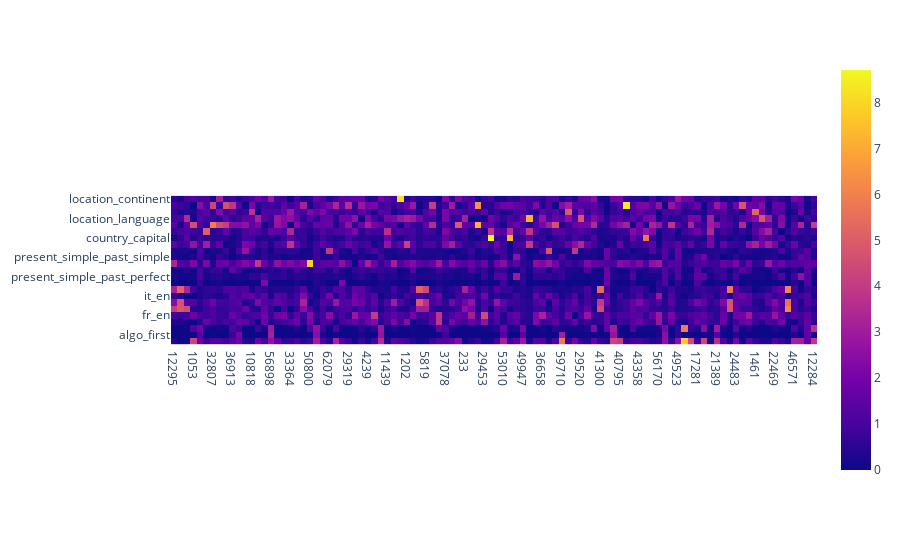

The notebook cell this image was saved under:
### Code cell
import plotly.express as px
import pandas as pd
import numpy as np

normalized_losses = {}

drop_features = [55186, 18719]
drop_ids = [features.index(feature) for feature in drop_features]

features_dropped = [feature for feature in features if feature not in drop_features]

for task_name, losses in negative_task_losses.items():
    base_loss = losses[1]
    losses = [x[0].tolist() for x in losses[0]]
    losses = np.array(losses)
    losses = np.delete(losses, drop_ids)

    losses = losses - base_loss[0]
    
    max_loss = np.max(losses)
    min_loss = np.min(losses)

    losses = (losses - min_loss) / (max_loss - min_loss)
    
    # mean_loss = np.mean(losses - base_loss)

    # base_acc = losses[1][1]

    # accs = [base_acc - loss[1] for loss in losses[0]]
    normalized_losses[task_name] = losses


heatmap = np.zeros((len(task_names), len(features_dropped)))

for i, task_name in enumerate(task_names):
    for j, feature in enumerate(features_dropped):
        heatmap[i, j] = normalized_losses[task_name][j]

heatmap /= np.mean(heatmap, axis=0, keepdims=True)



# heatmap = np.where(heatmap > 0, np.log(heatmap), -10)
# heatmap[np.isnan(heatmap)] = np.min(heatmap[np.isfinite(heatmap)])
# heatmap[np.isinf(heatmap)] = np.max(heatmap[np.isfinite(heatmap)])

# heatmap = np.clip(heatmap, -5, 5)


fig = px.imshow(heatmap, x=[str(x) for x in features_dropped], y=task_names)

fig.show()

### Figure 1 — Plotly figure (JSON) as saved in the notebook; plotly's stock layout.template omitted (floating-point values rounded to 4 significant figures; data arrays with more than 128 entries replaced by an {"elided": "..."} marker saying what was removed)
{"data": [{"coloraxis": "coloraxis", "hovertemplate": "x: %{x}<br>y: %{y}<br>color: %{z}<extra></extra>", "name": "0", "type": "heatmap", "x": ["12295", "3608", "54300", "1053", "16413", "55845", "32807", "25640", "60969", "36913", "59449", "50241", "10818", "8259", "12355", "56898", "38477", "44111", "33364", "46677", "8300", "50800", "53362", "2685", "62079", "14975", "50819", "29319", "19083", "14989", "4239", "37029", "29865", "11439", "31409", "2738", "1202", "18613", "49334", "5819", "35008", "52937", "37078", "32989", "26850", "233", "62189", "53000", "29453", "6417", "23825", "53010", "46357", "47899", "49947", "16157", "57630", "36658", "38197", "43322", "59710", "45893", "3915", "29520", "1874", "3923", "41300", "62805", "29530", "40795", "32092", "17756", "43358", "59236", "36201", "56170", "13165", "8560", "49523", "21375", "57215", "17281", "46985", "65419", "21389", "45455", "62868", "24483", "43943", "32174", "1461", "8641", "4036", "22469", "36806", "56773", "46571", "35308", "63994", "12284"], "xaxis": "x", "y": ["location_continent", "football_player_position", "location_religion", "location_language", "person_profession", "location_country", "country_capital", "person_language", "singular_plural", "present_simple_past_simple", "antonyms", "plural_singular", "present_simple_past_perfect", "present_simple_gerund", "en_it", "it_en", "en_fr", "en_es", "fr_en", "es_en", "algo_last", "algo_first", "algo_second"], "yaxis": "y", "z": {"elided": "23x100 float values"}}], "layout": {"coloraxis": {"colorscale": [[0, "#0d0887"], [0.1111, "#46039f"], [0.2222, "#7201a8"], [0.3333, "#9c179e"], [0.4444, "#bd3786"], [0.5556, "#d8576b"], [0.6667, "#ed7953"], [0.7778, "#fb9f3a"], [0.8889, "#fdca26"], [1, "#f0f921"]]}, "margin": {"t": 60}, "xaxis": {"anchor": "y", "constrain": "domain", "domain": [0, 1], "scaleanchor": "y"}, "yaxis": {"anchor": "x", "autorange": "reversed", "constrain": "domain", "domain": [0, 1]}}}
